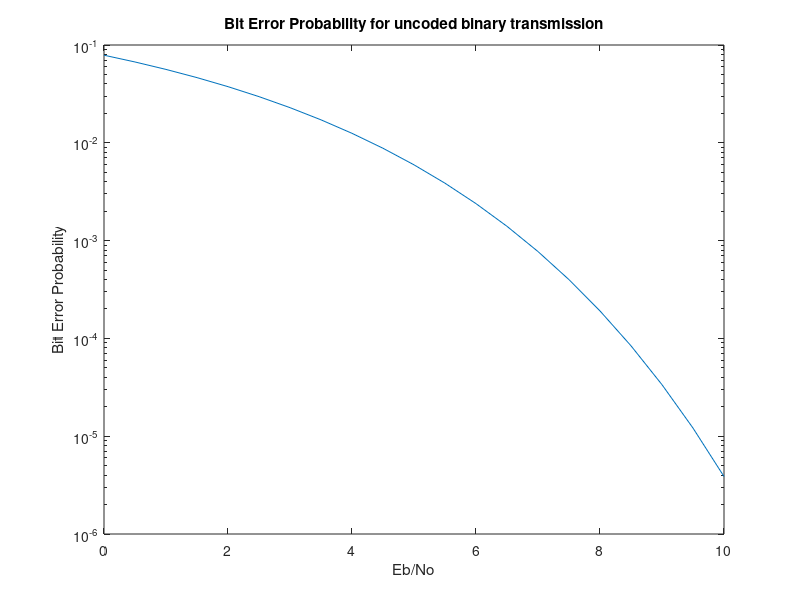

This chart was generated by the following MATLAB code:
function BEPUncodedSystem()

r = 0:0.5:10;

display(r);
% Eb/No = 10 ^ (SNR/10)
E = 10.^(r/10);

%Bit Error Probability of AWGN channel
pb = 0.5 *erfc(sqrt(E))

semilogy(r,pb),title('Bit Error Probability for uncoded binary transmission');
xlabel('Eb/No');
ylabel('Bit Error Probability');


end